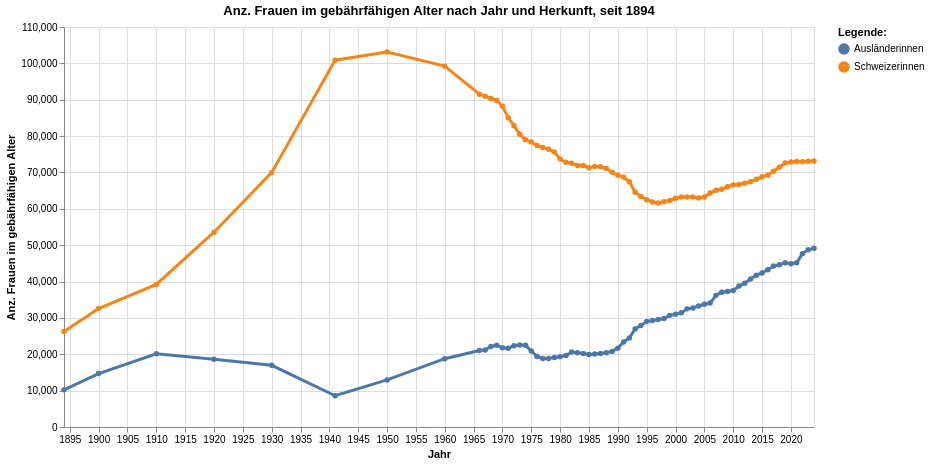

Here is the notebook cell this chart was saved with:
### Code cell
grafik6 = mypy_dv.plot_altair_multiline_highlight(
    data = myAgg2.reset_index().sort_values('HerkunftMutterCd', ascending=True)
    ,x = 'StichtagDatJahr'
    ,y = 'sum_Frauen15bis49_noDM'
    ,x_beschriftung = 'Jahr'
    , y_beschriftung = 'Anz. Frauen im gebährfähigen Alter'
    ,category = "HerkunftMutterLang"
    ,category_beschriftung= 'Legende:'
    ,warning_status = "ignore" #always or ignore
    ,myTitle="Anz. Frauen im gebährfähigen Alter nach Jahr und Herkunft, seit "+data_min_date
)
grafik6

### Figure 1 — Vega-Lite specification as saved in the notebook (floating-point values rounded to 4 significant figures; data arrays with more than 128 entries replaced by an {"elided": "..."} marker saying what was removed)
{"config": {"view": {"continuousWidth": 300, "continuousHeight": 300}}, "layer": [{"mark": {"type": "circle"}, "encoding": {"color": {"field": "HerkunftMutterLang", "legend": {"orient": "right", "title": "Legende:"}, "type": "nominal"}, "opacity": {"value": 1.3}, "tooltip": [{"field": "StichtagDatJahr", "type": "temporal"}, {"field": "HerkunftMutterLang", "type": "nominal"}, {"field": "sum_Frauen15bis49_noDM", "type": "quantitative"}], "x": {"axis": {"title": "Jahr"}, "field": "StichtagDatJahr", "type": "temporal"}, "y": {"axis": {"title": "Anz. Frauen im gebährfähigen Alter"}, "field": "sum_Frauen15bis49_noDM", "type": "quantitative"}}, "name": "view_12", "title": "Anz. Frauen im gebährfähigen Alter nach Jahr und Herkunft, seit 1894"}, {"mark": {"type": "line"}, "encoding": {"color": {"field": "HerkunftMutterLang", "legend": {"orient": "right", "title": "Legende:"}, "type": "nominal"}, "size": {"condition": {"test": {"not": {"param": "param_12"}}, "value": 1.2}, "value": 3}, "tooltip": [{"field": "StichtagDatJahr", "type": "temporal"}, {"field": "HerkunftMutterLang", "type": "nominal"}, {"field": "sum_Frauen15bis49_noDM", "type": "quantitative"}], "x": {"axis": {"title": "Jahr"}, "field": "StichtagDatJahr", "type": "temporal"}, "y": {"axis": {"title": "Anz. Frauen im gebährfähigen Alter"}, "field": "sum_Frauen15bis49_noDM", "type": "quantitative"}}, "title": "Anz. Frauen im gebährfähigen Alter nach Jahr und Herkunft, seit 1894"}], "data": {"name": "data-e7b5d3f73838d9724c3a7278424b0cc3"}, "height": 400, "params": [{"name": "param_12", "select": {"type": "point", "fields": ["HerkunftMutterLang"], "nearest": true, "on": "pointerover"}, "views": ["view_12"]}], "width": 750, "$schema": "https://vega.github.io/schema/vega-lite/v5.8.0.json", "datasets": {"data-e7b5d3f73838d9724c3a7278424b0cc3": {"elided": "134 records"}}}
